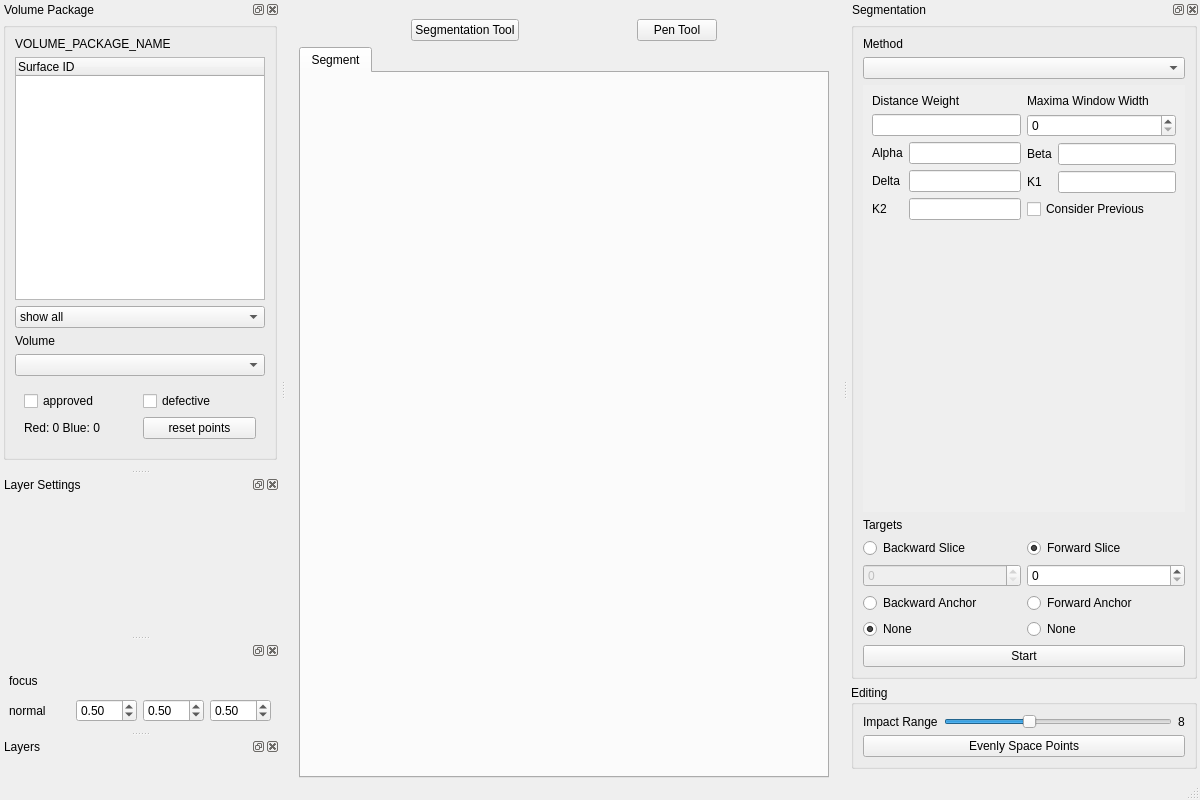
<?xml version="1.0" encoding="UTF-8"?>
<ui version="4.0">
 <class>VCMainWindow</class>
 <widget class="QMainWindow" name="VCMainWindow">
  <property name="geometry">
   <rect>
    <x>0</x>
    <y>0</y>
    <width>1200</width>
    <height>800</height>
   </rect>
  </property>
  <property name="sizePolicy">
   <sizepolicy hsizetype="Preferred" vsizetype="Preferred">
    <horstretch>0</horstretch>
    <verstretch>0</verstretch>
   </sizepolicy>
  </property>
  <property name="windowTitle">
   <string>Volume Cartographer</string>
  </property>
  <property name="dockOptions">
   <set>QMainWindow::DockOption::AllowNestedDocks|QMainWindow::DockOption::AllowTabbedDocks|QMainWindow::DockOption::AnimatedDocks</set>
  </property>
  <widget class="QWidget" name="horizontalLayoutWidget">
   <property name="sizePolicy">
    <sizepolicy hsizetype="Expanding" vsizetype="Expanding">
     <horstretch>0</horstretch>
     <verstretch>0</verstretch>
    </sizepolicy>
   </property>
   <layout class="QVBoxLayout" name="verticalLayout_10">
    <property name="leftMargin">
     <number>4</number>
    </property>
    <property name="topMargin">
     <number>10</number>
    </property>
    <property name="rightMargin">
     <number>4</number>
    </property>
    <property name="bottomMargin">
     <number>0</number>
    </property>
    <item>
     <widget class="QWidget" name="central" native="true">
      <layout class="QVBoxLayout" name="verticalLayout_15">
       <property name="bottomMargin">
        <number>0</number>
       </property>
       <item>
        <layout class="QHBoxLayout" name="toolButtonLayout">
         <item>
          <widget class="QPushButton" name="btnSegTool">
           <property name="sizePolicy">
            <sizepolicy hsizetype="Fixed" vsizetype="Fixed">
             <horstretch>0</horstretch>
             <verstretch>0</verstretch>
            </sizepolicy>
           </property>
           <property name="text">
            <string>Segmentation Tool</string>
           </property>
           <property name="icon">
            <iconset theme="format-justify-fill"/>
           </property>
           <property name="checkable">
            <bool>true</bool>
           </property>
          </widget>
         </item>
         <item>
          <widget class="QPushButton" name="btnPenTool">
           <property name="sizePolicy">
            <sizepolicy hsizetype="Fixed" vsizetype="Fixed">
             <horstretch>0</horstretch>
             <verstretch>0</verstretch>
            </sizepolicy>
           </property>
           <property name="text">
            <string>Pen Tool</string>
           </property>
           <property name="icon">
            <iconset theme="edit-find-replace"/>
           </property>
           <property name="checkable">
            <bool>true</bool>
           </property>
          </widget>
         </item>
        </layout>
       </item>
       <item>
        <layout class="QVBoxLayout" name="viewerLayout">
         <item>
          <widget class="QTabWidget" name="tabWidget">
           <property name="currentIndex">
            <number>0</number>
           </property>
           <widget class="QWidget" name="tabSegment">
            <property name="sizePolicy">
             <sizepolicy hsizetype="Expanding" vsizetype="Expanding">
              <horstretch>0</horstretch>
              <verstretch>0</verstretch>
             </sizepolicy>
            </property>
            <attribute name="icon">
             <iconset theme="image-x-generic"/>
            </attribute>
            <attribute name="title">
             <string>Segment</string>
            </attribute>
           </widget>
          </widget>
         </item>
        </layout>
       </item>
      </layout>
     </widget>
    </item>
   </layout>
  </widget>
  <widget class="QStatusBar" name="statusBar"/>
  <widget class="QDockWidget" name="dockWidgetVolumes">
   <property name="minimumSize">
    <size>
     <width>250</width>
     <height>64</height>
    </size>
   </property>
   <property name="floating">
    <bool>false</bool>
   </property>
   <property name="features">
    <set>QDockWidget::DockWidgetFeature::DockWidgetClosable|QDockWidget::DockWidgetFeature::DockWidgetFloatable|QDockWidget::DockWidgetFeature::DockWidgetMovable</set>
   </property>
   <property name="allowedAreas">
    <set>Qt::DockWidgetArea::LeftDockWidgetArea|Qt::DockWidgetArea::RightDockWidgetArea</set>
   </property>
   <property name="windowTitle">
    <string>Volume Package</string>
   </property>
   <attribute name="dockWidgetArea">
    <number>1</number>
   </attribute>
   <widget class="QWidget" name="dockWidgetVolumesContent">
    <layout class="QVBoxLayout" name="verticalLayout_2">
     <property name="leftMargin">
      <number>3</number>
     </property>
     <property name="topMargin">
      <number>3</number>
     </property>
     <property name="rightMargin">
      <number>3</number>
     </property>
     <property name="bottomMargin">
      <number>9</number>
     </property>
     <item>
      <layout class="QVBoxLayout" name="verticalLayout">
       <item>
        <widget class="QGroupBox" name="grpVolManager">
         <property name="minimumSize">
          <size>
           <width>20</width>
           <height>20</height>
          </size>
         </property>
         <property name="title">
          <string/>
         </property>
         <layout class="QVBoxLayout" name="verticalLayout_3">
          <item>
           <widget class="QLabel" name="lblVpkgName">
            <property name="minimumSize">
             <size>
              <width>100</width>
              <height>0</height>
             </size>
            </property>
            <property name="text">
             <string>VOLUME_PACKAGE_NAME</string>
            </property>
            <property name="wordWrap">
             <bool>true</bool>
            </property>
           </widget>
          </item>
          <item>
           <widget class="QTreeWidget" name="treeWidgetSurfaces">
            <property name="indentation">
             <number>0</number>
            </property>
            <property name="columnCount">
             <number>1</number>
            </property>
            <attribute name="headerVisible">
             <bool>true</bool>
            </attribute>
            <attribute name="headerMinimumSectionSize">
             <number>50</number>
            </attribute>
            <attribute name="headerDefaultSectionSize">
             <number>120</number>
            </attribute>
            <attribute name="headerStretchLastSection">
             <bool>true</bool>
            </attribute>
            <column>
             <property name="text">
              <string>Surface ID</string>
             </property>
            </column>
           </widget>
          </item>
          <item>
           <widget class="QComboBox" name="cmbFilterSegs">
            <item>
             <property name="text">
              <string>show all</string>
             </property>
            </item>
            <item>
             <property name="text">
              <string>filter by focus point</string>
             </property>
            </item>
           </widget>
          </item>
          <item>
           <widget class="QLabel" name="label_vol">
            <property name="text">
             <string>Volume</string>
            </property>
           </widget>
          </item>
          <item>
           <widget class="QComboBox" name="volSelect"/>
          </item>
          <item>
           <widget class="QWidget" name="widget" native="true">
            <layout class="QGridLayout" name="gridLayout_6">
             <item row="1" column="0">
              <widget class="QCheckBox" name="chkApproved">
               <property name="text">
                <string>approved</string>
               </property>
              </widget>
             </item>
             <item row="1" column="1">
              <widget class="QCheckBox" name="chkDefective">
               <property name="text">
                <string>defective</string>
               </property>
              </widget>
             </item>
             <item row="2" column="0">
              <widget class="QLabel" name="lblPointsInfo">
               <property name="text">
                <string>Red: 0 Blue: 0</string>
               </property>
              </widget>
             </item>
             <item row="2" column="1">
              <widget class="QPushButton" name="btnResetPoints">
               <property name="text">
                <string>reset points</string>
               </property>
              </widget>
             </item>
            </layout>
           </widget>
          </item>
         </layout>
        </widget>
       </item>
      </layout>
     </item>
    </layout>
   </widget>
  </widget>
  <widget class="QDockWidget" name="dockWidgetOpSettings">
   <property name="minimumSize">
    <size>
     <width>103</width>
     <height>143</height>
    </size>
   </property>
   <property name="floating">
    <bool>false</bool>
   </property>
   <property name="features">
    <set>QDockWidget::DockWidgetFeature::DockWidgetClosable|QDockWidget::DockWidgetFeature::DockWidgetFloatable|QDockWidget::DockWidgetFeature::DockWidgetMovable</set>
   </property>
   <property name="allowedAreas">
    <set>Qt::DockWidgetArea::LeftDockWidgetArea|Qt::DockWidgetArea::RightDockWidgetArea</set>
   </property>
   <property name="windowTitle">
    <string>Layer Settings</string>
   </property>
   <attribute name="dockWidgetArea">
    <number>1</number>
   </attribute>
   <widget class="QWidget" name="opsSettingsContent">
    <property name="enabled">
     <bool>true</bool>
    </property>
    <layout class="QGridLayout" name="gridLayout_3"/>
   </widget>
  </widget>
  <widget class="QDockWidget" name="dockWidgetSegmentation">
   <property name="minimumSize">
    <size>
     <width>352</width>
     <height>548</height>
    </size>
   </property>
   <property name="allowedAreas">
    <set>Qt::DockWidgetArea::LeftDockWidgetArea|Qt::DockWidgetArea::RightDockWidgetArea</set>
   </property>
   <property name="windowTitle">
    <string>Segmentation</string>
   </property>
   <attribute name="dockWidgetArea">
    <number>2</number>
   </attribute>
   <widget class="QWidget" name="dockWidgetSegmentationContent">
    <layout class="QVBoxLayout" name="verticalLayout_14">
     <property name="leftMargin">
      <number>3</number>
     </property>
     <property name="topMargin">
      <number>3</number>
     </property>
     <property name="rightMargin">
      <number>3</number>
     </property>
     <item>
      <widget class="QGroupBox" name="grpSeg">
       <property name="styleSheet">
        <string notr="true"/>
       </property>
       <property name="title">
        <string/>
       </property>
       <property name="flat">
        <bool>false</bool>
       </property>
       <property name="checkable">
        <bool>false</bool>
       </property>
       <layout class="QVBoxLayout" name="verticalLayout_4">
        <property name="leftMargin">
         <number>9</number>
        </property>
        <item>
         <widget class="QLabel" name="segMethodLabel">
          <property name="text">
           <string>Method</string>
          </property>
         </widget>
        </item>
        <item>
         <widget class="QComboBox" name="cmbSegMethods"/>
        </item>
        <item>
         <widget class="QScrollArea" name="scrollArea">
          <property name="sizePolicy">
           <sizepolicy hsizetype="Expanding" vsizetype="Expanding">
            <horstretch>0</horstretch>
            <verstretch>0</verstretch>
           </sizepolicy>
          </property>
          <property name="frameShape">
           <enum>QFrame::Shape::Panel</enum>
          </property>
          <property name="frameShadow">
           <enum>QFrame::Shadow::Plain</enum>
          </property>
          <property name="lineWidth">
           <number>0</number>
          </property>
          <property name="widgetResizable">
           <bool>true</bool>
          </property>
          <widget class="QWidget" name="scrollAreaWidgetContent">
           <property name="geometry">
            <rect>
             <x>0</x>
             <y>0</y>
             <width>367</width>
             <height>360</height>
            </rect>
           </property>
           <property name="layoutDirection">
            <enum>Qt::LayoutDirection::LeftToRight</enum>
           </property>
           <property name="autoFillBackground">
            <bool>false</bool>
           </property>
           <layout class="QVBoxLayout" name="verticalLayout_12">
            <property name="spacing">
             <number>0</number>
            </property>
            <property name="leftMargin">
             <number>0</number>
            </property>
            <property name="topMargin">
             <number>0</number>
            </property>
            <property name="rightMargin">
             <number>0</number>
            </property>
            <property name="bottomMargin">
             <number>0</number>
            </property>
            <item>
             <widget class="QStackedWidget" name="segParamsStack">
              <property name="sizePolicy">
               <sizepolicy hsizetype="Minimum" vsizetype="Minimum">
                <horstretch>0</horstretch>
                <verstretch>0</verstretch>
               </sizepolicy>
              </property>
              <widget class="QWidget" name="lrpsParams">
               <layout class="QHBoxLayout" name="lrpsParamsLayout">
                <item>
                 <layout class="QFormLayout" name="formLayout">
                  <item row="2" column="0">
                   <widget class="QLabel" name="label_3">
                    <property name="text">
                     <string>Alpha</string>
                    </property>
                   </widget>
                  </item>
                  <item row="1" column="0" colspan="2">
                   <widget class="QLineEdit" name="edtDistanceWeightVal"/>
                  </item>
                  <item row="0" column="0" colspan="2">
                   <widget class="QLabel" name="label_6">
                    <property name="text">
                     <string>Distance Weight</string>
                    </property>
                   </widget>
                  </item>
                  <item row="2" column="1">
                   <widget class="QLineEdit" name="edtAlphaVal"/>
                  </item>
                  <item row="3" column="1">
                   <widget class="QLineEdit" name="edtDeltaVal"/>
                  </item>
                  <item row="3" column="0">
                   <widget class="QLabel" name="label_4">
                    <property name="text">
                     <string>Delta</string>
                    </property>
                   </widget>
                  </item>
                  <item row="4" column="0">
                   <widget class="QLabel" name="label_11">
                    <property name="text">
                     <string>K2</string>
                    </property>
                   </widget>
                  </item>
                  <item row="4" column="1">
                   <widget class="QLineEdit" name="edtK2Val"/>
                  </item>
                 </layout>
                </item>
                <item>
                 <layout class="QFormLayout" name="formLayout_2">
                  <item row="2" column="0">
                   <widget class="QLabel" name="label_2">
                    <property name="text">
                     <string>Beta</string>
                    </property>
                   </widget>
                  </item>
                  <item row="1" column="0" colspan="2">
                   <widget class="QSpinBox" name="edtWindowWidthVal"/>
                  </item>
                  <item row="0" column="0" colspan="2">
                   <widget class="QLabel" name="label_7">
                    <property name="text">
                     <string>Maxima Window Width</string>
                    </property>
                   </widget>
                  </item>
                  <item row="2" column="1">
                   <widget class="QLineEdit" name="edtBetaVal"/>
                  </item>
                  <item row="3" column="1">
                   <widget class="QLineEdit" name="edtK1Val"/>
                  </item>
                  <item row="3" column="0">
                   <widget class="QLabel" name="label_10">
                    <property name="text">
                     <string>K1</string>
                    </property>
                   </widget>
                  </item>
                  <item row="4" column="0" colspan="2">
                   <widget class="QCheckBox" name="includeMiddleOpt">
                    <property name="text">
                     <string>Consider Previous</string>
                    </property>
                   </widget>
                  </item>
                 </layout>
                </item>
               </layout>
              </widget>
             </widget>
            </item>
           </layout>
          </widget>
         </widget>
        </item>
        <item>
         <widget class="QLabel" name="label_5">
          <property name="text">
           <string>Targets</string>
          </property>
         </widget>
        </item>
        <item>
         <layout class="QHBoxLayout" name="startEndLayout" stretch="1,1">
          <property name="spacing">
           <number>6</number>
          </property>
          <item>
           <layout class="QVBoxLayout" name="verticalLayout_9">
            <item>
             <widget class="QRadioButton" name="radioBackwardSlice">
              <property name="text">
               <string>Backward Slice</string>
              </property>
              <attribute name="buttonGroup">
               <string notr="true">buttonGroupBackward</string>
              </attribute>
             </widget>
            </item>
            <item>
             <widget class="QSpinBox" name="spinBackwardSlice">
              <property name="enabled">
               <bool>false</bool>
              </property>
             </widget>
            </item>
            <item>
             <widget class="QRadioButton" name="radioBackwardAnchor">
              <property name="text">
               <string>Backward Anchor</string>
              </property>
              <attribute name="buttonGroup">
               <string notr="true">buttonGroupBackward</string>
              </attribute>
             </widget>
            </item>
            <item>
             <widget class="QRadioButton" name="radioBackwardNoRun">
              <property name="text">
               <string>None</string>
              </property>
              <property name="checked">
               <bool>true</bool>
              </property>
              <attribute name="buttonGroup">
               <string notr="true">buttonGroupBackward</string>
              </attribute>
             </widget>
            </item>
           </layout>
          </item>
          <item>
           <layout class="QVBoxLayout" name="verticalLayout_8">
            <item>
             <widget class="QRadioButton" name="radioForwardSlice">
              <property name="text">
               <string>Forward Slice</string>
              </property>
              <property name="checked">
               <bool>true</bool>
              </property>
              <attribute name="buttonGroup">
               <string notr="true">buttonGroupForward</string>
              </attribute>
             </widget>
            </item>
            <item>
             <widget class="QSpinBox" name="spinForwardSlice"/>
            </item>
            <item>
             <widget class="QRadioButton" name="radioForwardAnchor">
              <property name="text">
               <string>Forward Anchor</string>
              </property>
              <attribute name="buttonGroup">
               <string notr="true">buttonGroupForward</string>
              </attribute>
             </widget>
            </item>
            <item>
             <widget class="QRadioButton" name="radioForwardNoRun">
              <property name="text">
               <string>None</string>
              </property>
              <attribute name="buttonGroup">
               <string notr="true">buttonGroupForward</string>
              </attribute>
             </widget>
            </item>
           </layout>
          </item>
         </layout>
        </item>
        <item>
         <widget class="QPushButton" name="btnStartSeg">
          <property name="text">
           <string>Start</string>
          </property>
         </widget>
        </item>
       </layout>
      </widget>
     </item>
     <item>
      <widget class="QGroupBox" name="grpEditing">
       <property name="title">
        <string>Editing</string>
       </property>
       <layout class="QVBoxLayout" name="verticalLayout_11">
        <item>
         <layout class="QHBoxLayout" name="horizontalLayout">
          <item>
           <widget class="QLabel" name="label">
            <property name="text">
             <string>Impact Range</string>
            </property>
           </widget>
          </item>
          <item>
           <widget class="QSlider" name="sldImpactRange">
            <property name="minimum">
             <number>1</number>
            </property>
            <property name="maximum">
             <number>20</number>
            </property>
            <property name="value">
             <number>8</number>
            </property>
            <property name="orientation">
             <enum>Qt::Orientation::Horizontal</enum>
            </property>
           </widget>
          </item>
          <item>
           <widget class="QLabel" name="labImpactRange">
            <property name="text">
             <string>8</string>
            </property>
           </widget>
          </item>
         </layout>
        </item>
        <item>
         <widget class="QPushButton" name="btnEvenlySpacePoints">
          <property name="text">
           <string>Evenly Space Points</string>
          </property>
         </widget>
        </item>
       </layout>
      </widget>
     </item>
    </layout>
   </widget>
  </widget>
  <widget class="QDockWidget" name="dockWidgetLocation">
   <attribute name="dockWidgetArea">
    <number>1</number>
   </attribute>
   <widget class="QWidget" name="dockWidgetLocationContents">
    <property name="sizePolicy">
     <sizepolicy hsizetype="Expanding" vsizetype="Expanding">
      <horstretch>0</horstretch>
      <verstretch>0</verstretch>
     </sizepolicy>
    </property>
    <property name="maximumSize">
     <size>
      <width>280</width>
      <height>82</height>
     </size>
    </property>
    <layout class="QGridLayout" name="gridLayout">
     <item row="1" column="1">
      <layout class="QGridLayout" name="gridLayout_2">
       <item row="0" column="0">
        <widget class="QLabel" name="label_9">
         <property name="text">
          <string>focus</string>
         </property>
        </widget>
       </item>
       <item row="1" column="2">
        <widget class="QDoubleSpinBox" name="dspNY">
         <property name="minimum">
          <double>-10.000000000000000</double>
         </property>
         <property name="maximum">
          <double>10.000000000000000</double>
         </property>
         <property name="singleStep">
          <double>0.010000000000000</double>
         </property>
         <property name="value">
          <double>0.500000000000000</double>
         </property>
        </widget>
       </item>
       <item row="1" column="1">
        <widget class="QDoubleSpinBox" name="dspNX">
         <property name="minimum">
          <double>-10.000000000000000</double>
         </property>
         <property name="maximum">
          <double>10.000000000000000</double>
         </property>
         <property name="singleStep">
          <double>0.010000000000000</double>
         </property>
         <property name="value">
          <double>0.500000000000000</double>
         </property>
        </widget>
       </item>
       <item row="1" column="0">
        <widget class="QLabel" name="label_12">
         <property name="text">
          <string>normal</string>
         </property>
        </widget>
       </item>
       <item row="1" column="3">
        <widget class="QDoubleSpinBox" name="dspNZ">
         <property name="minimum">
          <double>-10.000000000000000</double>
         </property>
         <property name="maximum">
          <double>10.000000000000000</double>
         </property>
         <property name="singleStep">
          <double>0.010000000000000</double>
         </property>
         <property name="value">
          <double>0.500000000000000</double>
         </property>
        </widget>
       </item>
       <item row="0" column="1">
        <widget class="QLabel" name="sliceX">
         <property name="text">
          <string/>
         </property>
        </widget>
       </item>
       <item row="0" column="2">
        <widget class="QLabel" name="sliceY">
         <property name="text">
          <string/>
         </property>
        </widget>
       </item>
       <item row="0" column="3">
        <widget class="QLabel" name="sliceZ">
         <property name="text">
          <string/>
         </property>
        </widget>
       </item>
      </layout>
     </item>
    </layout>
   </widget>
  </widget>
  <widget class="QDockWidget" name="dockWidgetOpList">
   <property name="windowTitle">
    <string>Layers</string>
   </property>
   <attribute name="dockWidgetArea">
    <number>1</number>
   </attribute>
   <widget class="QWidget" name="opsListContent">
    <layout class="QGridLayout" name="gridLayout_4"/>
   </widget>
  </widget>
  <action name="actionOpen">
   <property name="text">
    <string>Open</string>
   </property>
  </action>
  <zorder>dockWidgetOpList</zorder>
 </widget>
 <resources/>
 <connections/>
 <buttongroups>
  <buttongroup name="buttonGroupForward"/>
  <buttongroup name="buttonGroupBackward"/>
 </buttongroups>
</ui>
